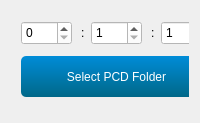
      <widget class="QWidget" name="pclICP">
       <property name="styleSheet">
        <string notr="true">background: qlineargradient(x1: 0, y1: 0, x2: 0, y2: 1,
                                 stop: 0 #fafafa, stop: 0.4 #f4f4f4,
                                 stop: 0.5 #e7e7e7, stop: 1.0 #fafafa);</string>
       </property>
       <attribute name="title">
        <string>PCL ICP</string>
       </attribute>
       <layout class="QHBoxLayout" name="horizontalLayout">
        <item>
         <widget class="QWidget" name="widget_7" native="true">
          <layout class="QVBoxLayout" name="verticalLayout_9">
           <property name="leftMargin">
            <number>0</number>
           </property>
           <property name="topMargin">
            <number>0</number>
           </property>
           <property name="rightMargin">
            <number>0</number>
           </property>
           <property name="bottomMargin">
            <number>0</number>
           </property>
           <item>
            <widget class="QWidget" name="widget_8" native="true">
             <property name="minimumSize">
              <size>
               <width>0</width>
               <height>95</height>
              </size>
             </property>
             <property name="maximumSize">
              <size>
               <width>16777215</width>
               <height>95</height>
              </size>
             </property>
             <widget class="QLabel" name="label_24">
              <property name="geometry">
               <rect>
                <x>140</x>
                <y>14</y>
                <width>9</width>
                <height>16</height>
               </rect>
              </property>
              <property name="text">
               <string>:</string>
              </property>
             </widget>
             <widget class="QPushButton" name="pclICPAlign">
              <property name="geometry">
               <rect>
                <x>820</x>
                <y>50</y>
                <width>171</width>
                <height>31</height>
               </rect>
              </property>
              <property name="styleSheet">
               <string notr="true">QPushButton
{
     background-color: qlineargradient(spread:pad, x1:0.526789, y1:0, x2:0.526, y2:1, stop:0 rgba(0, 140, 216, 255), stop:1 rgba(0, 104, 136, 255));
color: rgb(255, 255, 255);
border-radius: 5px;
padding: 6px;
}
QPushButton:!enabled
{
     color:gray;
     background-color: rgb(194, 194, 194);
}
QPushButton:pressed
{
	background-color: qlineargradient(spread:pad, x1:0.495, y1:0.994318, x2:0.51, y2:0, stop:0 rgba(0, 140, 216, 255), stop:1 rgba(0, 126, 165, 255));
}</string>
              </property>
              <property name="text">
               <string>ICP (Align)</string>
              </property>
             </widget>
             <widget class="QSpinBox" name="pclICP_start">
              <property name="geometry">
               <rect>
                <x>10</x>
                <y>10</y>
                <width>51</width>
                <height>24</height>
               </rect>
              </property>
              <property name="styleSheet">
               <string notr="true">background-color: rgb(255, 255, 255);</string>
              </property>
              <property name="maximum">
               <number>250</number>
              </property>
             </widget>
             <widget class="QSpinBox" name="pclICP_step">
              <property name="geometry">
               <rect>
                <x>80</x>
                <y>10</y>
                <width>51</width>
                <height>24</height>
               </rect>
              </property>
              <property name="styleSheet">
               <string notr="true">background-color: rgb(255, 255, 255);</string>
              </property>
              <property name="minimum">
               <number>1</number>
              </property>
              <property name="maximum">
               <number>100</number>
              </property>
             </widget>
             <widget class="QLabel" name="label_25">
              <property name="geometry">
               <rect>
                <x>70</x>
                <y>14</y>
                <width>9</width>
                <height>16</height>
               </rect>
              </property>
              <property name="text">
               <string>:</string>
              </property>
             </widget>
             <widget class="QSpinBox" name="pclICP_end">
              <property name="geometry">
               <rect>
                <x>150</x>
                <y>10</y>
                <width>51</width>
                <height>24</height>
               </rect>
              </property>
              <property name="styleSheet">
               <string notr="true">background-color: rgb(255, 255, 255);</string>
              </property>
              <property name="maximum">
               <number>250</number>
              </property>
              <property name="value">
               <number>1</number>
              </property>
             </widget>
             <widget class="QPushButton" name="pclICP_readGT">
              <property name="geometry">
               <rect>
                <x>680</x>
                <y>10</y>
                <width>125</width>
                <height>31</height>
               </rect>
              </property>
              <property name="styleSheet">
               <string notr="true">QPushButton
{
     background-color: qlineargradient(spread:pad, x1:0.526789, y1:0, x2:0.526, y2:1, stop:0 rgba(0, 140, 216, 255), stop:1 rgba(0, 104, 136, 255));
color: rgb(255, 255, 255);
border-radius: 5px;
padding: 6px;
}
QPushButton:!enabled
{
     color:gray;
     background-color: rgb(194, 194, 194);
}
QPushButton:pressed
{
	background-color: qlineargradient(spread:pad, x1:0.495, y1:0.994318, x2:0.51, y2:0, stop:0 rgba(0, 140, 216, 255), stop:1 rgba(0, 126, 165, 255));
}</string>
              </property>
              <property name="text">
               <string>Load IMU File</string>
              </property>
             </widget>
             <widget class="QCheckBox" name="pclICP_IMU">
              <property name="enabled">
               <bool>false</bool>
              </property>
              <property name="geometry">
               <rect>
                <x>820</x>
                <y>16</y>
                <width>61</width>
                <height>21</height>
               </rect>
              </property>
              <property name="styleSheet">
               <string notr="true">background-color: rgba(255, 255, 255, 0);</string>
              </property>
              <property name="text">
               <string>IMU</string>
              </property>
             </widget>
             <widget class="QDoubleSpinBox" name="pcl_maxcorrespdist">
              <property name="geometry">
               <rect>
                <x>400</x>
                <y>10</y>
                <width>65</width>
                <height>24</height>
               </rect>
              </property>
              <property name="styleSheet">
               <string notr="true">background-color: rgb(255, 255, 255);</string>
              </property>
              <property name="minimum">
               <double>0.010000000000000</double>
              </property>
              <property name="maximum">
               <double>500.000000000000000</double>
              </property>
              <property name="singleStep">
               <double>0.010000000000000</double>
              </property>
              <property name="value">
               <double>0.100000000000000</double>
              </property>
             </widget>
             <widget class="QLabel" name="label_26">
              <property name="geometry">
               <rect>
                <x>230</x>
                <y>14</y>
                <width>161</width>
                <height>16</height>
               </rect>
              </property>
              <property name="styleSheet">
               <string notr="true">background-color: rgba(255, 255, 255, 0);</string>
              </property>
              <property name="text">
               <string>Max Correspondence Distance:</string>
              </property>
             </widget>
             <widget class="QLabel" name="label_27">
              <property name="geometry">
               <rect>
                <x>230</x>
                <y>55</y>
                <width>131</width>
                <height>16</height>
               </rect>
              </property>
              <property name="styleSheet">
               <string notr="true">background-color: rgba(255, 255, 255, 0);</string>
              </property>
              <property name="text">
               <string>Transformation Epsilon :</string>
              </property>
             </widget>
             <widget class="QLineEdit" name="pcl_transEpsilon">
              <property name="geometry">
               <rect>
                <x>400</x>
                <y>51</y>
                <width>65</width>
                <height>24</height>
               </rect>
              </property>
              <property name="styleSheet">
               <string notr="true">background-color: rgb(255, 255, 255);</string>
              </property>
              <property name="text">
               <string>0.00001</string>
              </property>
             </widget>
             <widget class="QSpinBox" name="pcl_maxiter">
              <property name="geometry">
               <rect>
                <x>590</x>
                <y>10</y>
                <width>65</width>
                <height>24</height>
               </rect>
              </property>
              <property name="styleSheet">
               <string notr="true">background-color: rgb(255, 255, 255);</string>
              </property>
              <property name="minimum">
               <number>1</number>
              </property>
              <property name="maximum">
               <number>10000</number>
              </property>
              <property name="value">
               <number>200</number>
              </property>
             </widget>
             <widget class="QLabel" name="label_49">
              <property name="geometry">
               <rect>
                <x>480</x>
                <y>13</y>
                <width>111</width>
                <height>16</height>
               </rect>
              </property>
              <property name="styleSheet">
               <string notr="true">background-color: rgba(255, 255, 255, 0);</string>
              </property>
              <property name="text">
               <string>Maximum Iteration :</string>
              </property>
             </widget>
             <widget class="QDoubleSpinBox" name="pcl_leafsize">
              <property name="geometry">
               <rect>
                <x>590</x>
                <y>51</y>
                <width>65</width>
                <height>24</height>
               </rect>
              </property>
              <property name="styleSheet">
               <string notr="true">background-color: rgb(255, 255, 255);</string>
              </property>
              <property name="minimum">
               <double>0.010000000000000</double>
              </property>
              <property name="maximum">
               <double>500.000000000000000</double>
              </property>
              <property name="singleStep">
               <double>0.010000000000000</double>
              </property>
              <property name="value">
               <double>0.100000000000000</double>
              </property>
             </widget>
             <widget class="QLabel" name="label_50">
              <property name="geometry">
               <rect>
                <x>480</x>
                <y>55</y>
                <width>101</width>
                <height>16</height>
               </rect>
              </property>
              <property name="styleSheet">
               <string notr="true">background-color: rgba(255, 255, 255, 0);</string>
              </property>
              <property name="text">
               <string>Voxel Leaf Size :</string>
              </property>
             </widget>
             <widget class="QPushButton" name="selecPCLFolder">
              <property name="geometry">
               <rect>
                <x>10</x>
                <y>45</y>
                <width>191</width>
                <height>41</height>
               </rect>
              </property>
              <property name="styleSheet">
               <string notr="true">QPushButton
{
     background-color: qlineargradient(spread:pad, x1:0.526789, y1:0, x2:0.526, y2:1, stop:0 rgba(0, 140, 216, 255), stop:1 rgba(0, 104, 136, 255));
color: rgb(255, 255, 255);
border-radius: 5px;
padding: 6px;
}
QPushButton:!enabled
{
     color:gray;
     background-color: rgb(194, 194, 194);
}
QPushButton:pressed
{
	background-color: qlineargradient(spread:pad, x1:0.495, y1:0.994318, x2:0.51, y2:0, stop:0 rgba(0, 140, 216, 255), stop:1 rgba(0, 126, 165, 255));
}</string>
              </property>
              <property name="text">
               <string>Select PCD Folder</string>
              </property>
             </widget>
             <widget class="QCheckBox" name="pclDisplayClouds">
              <property name="geometry">
               <rect>
                <x>890</x>
                <y>16</y>
                <width>101</width>
                <height>21</height>
               </rect>
              </property>
              <property name="styleSheet">
               <string notr="true">background-color: rgba(255, 255, 255, 0);</string>
              </property>
              <property name="text">
               <string>Display Clouds</string>
              </property>
             </widget>
             <widget class="QPushButton" name="pclICP_clearScreen">
              <property name="geometry">
               <rect>
                <x>680</x>
                <y>50</y>
                <width>125</width>
                <height>31</height>
               </rect>
              </property>
              <property name="styleSheet">
               <string notr="true">QPushButton
{
     background-color: qlineargradient(spread:pad, x1:0.526789, y1:0, x2:0.526, y2:1, stop:0 rgba(0, 140, 216, 255), stop:1 rgba(0, 104, 136, 255));
color: rgb(255, 255, 255);
border-radius: 5px;
padding: 6px;
}
QPushButton:!enabled
{
     color:gray;
     background-color: rgb(194, 194, 194);
}
QPushButton:pressed
{
	background-color: qlineargradient(spread:pad, x1:0.495, y1:0.994318, x2:0.51, y2:0, stop:0 rgba(0, 140, 216, 255), stop:1 rgba(0, 126, 165, 255));
}</string>
              </property>
              <property name="text">
               <string>Clear Screen</string>
              </property>
             </widget>
            </widget>
           </item>
           <item>
            <widget class="QVTKWidget" name="qvtkWidget_5" native="true"/>
           </item>
          </layout>
         </widget>
        </item>
       </layout>
      </widget>
